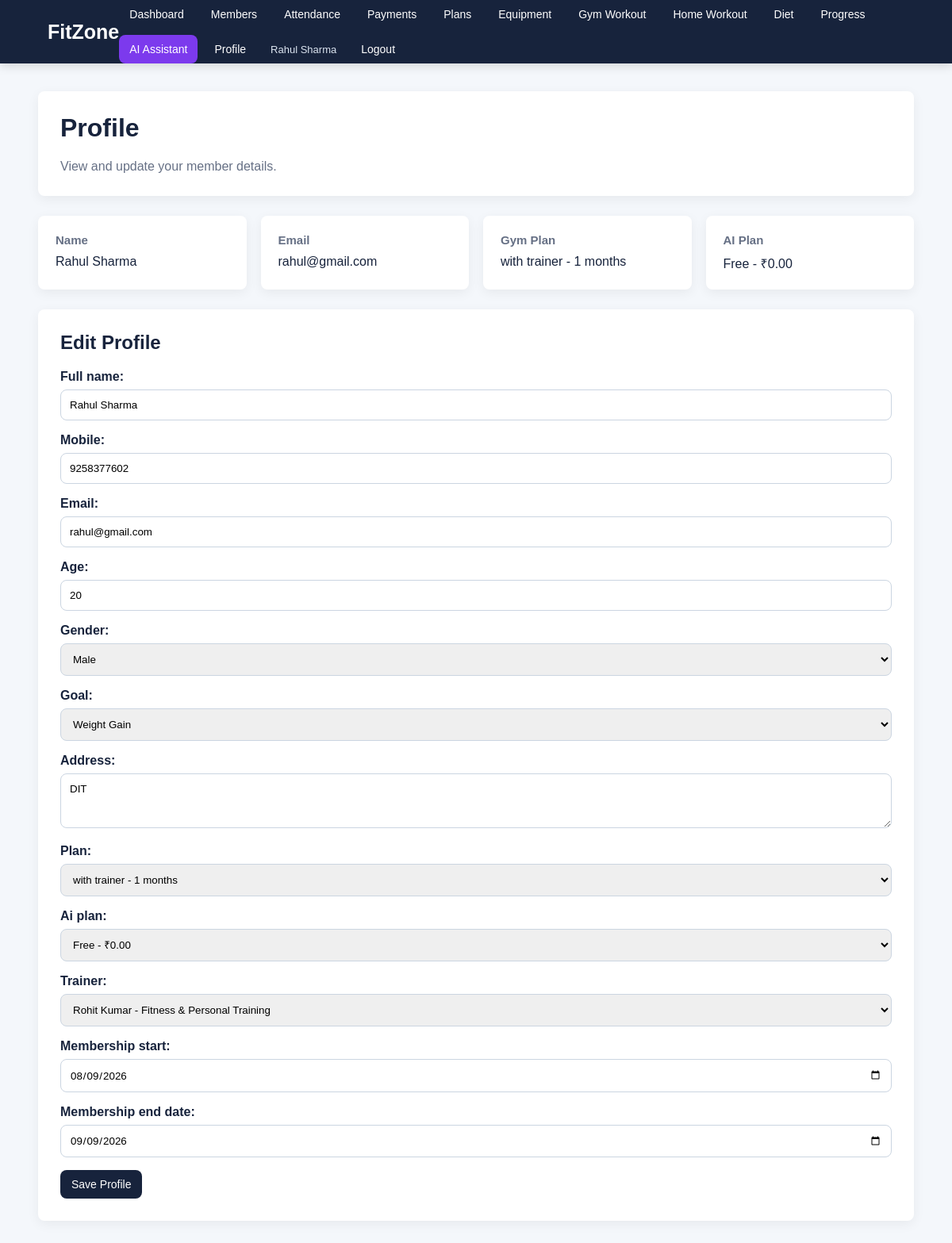
The app's page /profile/ (signed in) with its own data.
### gymapp/models.py (models this page shows, shortened)
class CustomUser(AbstractUser):
    ROLE_CHOICES = [
        ("admin", "Admin"),
        ("member", "Member"),
    ]
    role = models.CharField(
        max_length=20,
        choices=ROLE_CHOICES,
        default="member"
    )

class MemberProfile(models.Model):
    GENDER_CHOICES = [
        ("Male", "Male"),
        ("Female", "Female"),
        ("Other", "Other"),
    ]
    GOAL_CHOICES = [
        ("Weight Gain", "Weight Gain"),
        ("Weight Loss", "Weight Loss"),
        ("Muscle Gain", "Muscle Gain"),
        ("Maintain Weight", "Maintain Weight"),
        ("General Fitness", "General Fitness"),
    ]
    user = models.OneToOneField(
        settings.AUTH_USER_MODEL,
        on_delete=models.CASCADE,
        related_name="member_profile"
    )
    full_name = models.CharField(max_length=100)
    mobile = models.CharField(max_length=15)
    email = models.EmailField(
        blank=True,
        null=True
    )
    age = models.PositiveIntegerField(
        blank=True,
        null=True
    )
    gender = models.CharField(
        max_length=10,
        choices=GENDER_CHOICES,
        blank=True,
        null=True
    )
    goal = models.CharField(
        max_length=30,
        choices=GOAL_CHOICES,
        blank=True
    )
    address = models.TextField(blank=True)
    joining_date = models.DateField(
        default=timezone.now
    )
    plan = models.ForeignKey(
        MembershipPlan,
        on_delete=models.SET_NULL,
        null=True,
        blank=True,
        related_name="members"
    )
    ai_plan = models.ForeignKey(
        AIPlan,
        on_delete=models.SET_NULL,
        null=True,
        blank=True,
        related_name="ai_members"
    )
    trainer = models.ForeignKey(
        Trainer,
        on_delete=models.SET_NULL,
        null=True,
        blank=True,
        related_name="members"
    )
    membership_start = models.DateField(
        null=True,
        blank=True
    )
    membership_end_date = models.DateField(
        null=True,
        blank=True
    )

class MembershipPlan(models.Model):
    name = models.CharField(max_length=100)
    duration_months = models.PositiveIntegerField()
    fee = models.DecimalField(
        max_digits=10,
        decimal_places=2
    )
    description = models.TextField(blank=True)
    def __str__(self):
        return f"{self.name} - {self.duration_months} months"

class AIPlan(models.Model):
    PLAN_CHOICES = [
        ("Free", "Free"),
        ("Premium", "Premium"),
    ]
    name = models.CharField(
        max_length=50,
        choices=PLAN_CHOICES
    )
    price = models.DecimalField(
        max_digits=8,
        decimal_places=2,
        default=0
    )
    description = models.TextField(blank=True)
    duration_months = models.PositiveIntegerField(default=1)
    is_active = models.BooleanField(default=True)
    def __str__(self):
        return f"{self.name} - ₹{self.price}"

### gymapp/views.py (the view)
# urls.py: path("profile/", views.profile, name="profile"),
@login_required
def profile(request):
    member_profile = _profile_for_user(request.user)
    form = ProfileForm(request.POST or None, instance=member_profile)
    if request.method == "POST" and form.is_valid():
        form.save()
        request.user.email = form.cleaned_data.get("email") or ""
        request.user.save(update_fields=["email"])
        messages.success(request, "Profile updated successfully.")
        return redirect("profile")
    return render(request, "profile.html", {"profile": member_profile, "form": form})

### gymapp/forms.py
class ProfileForm(forms.ModelForm):
    class Meta:
        model = MemberProfile
        fields = (
            "full_name",
            "mobile",
            "email",
            "age",
            "gender",
            "goal",
            "address",
            "plan",
            "ai_plan",
            "trainer",
            "membership_start",
            "membership_end_date",
        )
        widgets = {
            "membership_start": forms.DateInput(attrs={"type": "date"}),
            "membership_end_date": forms.DateInput(attrs={"type": "date"}),
            "address": forms.Textarea(attrs={"rows": 3}),
        }

### gymapp/models.py (called while the page is built)
    def __str__(self):
        return f"{self.name} - {self.specialization}"

### gymapp/views.py (called while the page is built)
def _profile_for_user(user):
    if not user.is_authenticated:
        return None
    profile, _created = MemberProfile.objects.get_or_create(
        user=user,
        defaults={
            "full_name": user.get_full_name() or user.username,
            "mobile": "",
            "email": user.email,
        },
    )
    return profile

### templates/profile.html (shortened to what this page needs)
{% extends "base.html" %}
{% block content %}
<div class="page-container">
    <div class="page-header">
        <h1>Profile</h1>
        <p>View and update your member details.</p>
    </div>
    <div class="stats">
        <div class="stat">
            <h3>Name</h3>
            <div>{{ profile.full_name }}</div>
        </div>
        <div class="stat">
            <h3>Email</h3>
            <div>{{ profile.email|default:user.email|default:"-" }}</div>
        </div>
        <div class="stat">
            <h3>Gym Plan</h3>
            <div>{{ profile.plan|default:"-" }}</div>
        </div>
        <div class="stat">
            <h3>AI Plan</h3>
            <div>{{ profile.ai_plan|default:"Free" }}</div>
        </div>
    </div>
    <div class="section">
        <h2>Edit Profile</h2>
        <form method="post">
            {% for field in form %}
                <div class="field">
                    {{ field.label_tag }}
                    {{ field }}
                </div>
            {% endfor %}
            <button type="submit" class="button">Save Profile</button>
        </form>
    </div>
</div>
{% endblock %}

### templates/base.html (shortened to what this page needs)
<!DOCTYPE html>
<html lang="en">
<head>
</head>
<body>
    <nav class="navbar">
        <a href="{% url 'dashboard' %}" class="logo">FitZone</a>
        <div class="nav-links">
            {% if user.is_authenticated %}
                <a href="{% url 'dashboard' %}">Dashboard</a>
                <a href="{% url 'members' %}">Members</a>
                <a href="{% url 'attendance' %}">Attendance</a>
                <a href="{% url 'payments' %}">Payments</a>
                <a href="{% url 'membership_plans' %}">Plans</a>
                <a href="{% url 'equipment' %}">Equipment</a>
                <a href="{% url 'workout' %}">Gym Workout</a>
                <a href="{% url 'home_workout' %}">Home Workout</a>
                <a href="{% url 'diet' %}">Diet</a>
                <a href="{% url 'progress' %}">Progress</a>
                <a href="{% url 'ai_assistant' %}" class="ai-link">AI Assistant</a>
                <a href="{% url 'profile' %}">Profile</a>
                <span class="user-label">{{ user.get_full_name|default:user.username }}</span>
                <form method="post" action="{% url 'logout' %}">
                    <button type="submit" class="logout-button">Logout</button>
                </form>
            {% else %}
                <a href="{% url 'login' %}">Login</a>
                <a href="{% url 'register' %}">Register</a>
            {% endif %}
        </div>
    </nav>
    <div class="content">
        {% block content %}{% endblock %}
    </div>
</body>
</html>

### templates/base.html (style rules this page uses)
* { box-sizing: border-box; }
body { margin: 0; font-family: Arial, sans-serif; background: #f4f7fb; color: #17233c; }
a { color: inherit; text-decoration: none; }
.navbar { background: #17233c; padding: 0 5%; min-height: 70px; display: flex; align-items: center; justify-content: space-between; box-shadow: 0 3px 12px rgba(0, 0, 0, 0.15); }
.logo { color: white; font-size: 25px; font-weight: bold; }
.nav-links { display: flex; gap: 8px; align-items: center; flex-wrap: wrap; }
.nav-links a, .logout-button { color: white; background: transparent; border: 0; padding: 10px 13px; border-radius: 8px; font-size: 14px; font-family: Arial, sans-serif; cursor: pointer; }
.ai-link { background: #7c3aed !important; }
.user-label { color: #dbe4f0; font-size: 13px; padding: 8px 10px; }
.content { min-height: calc(100vh - 70px); }
.page-container { width: 92%; max-width: 1200px; margin: 35px auto; }
.page-header, .section, .card { background: white; padding: 28px; border-radius: 8px; margin-bottom: 25px; box-shadow: 0 4px 15px rgba(0, 0, 0, 0.06); }
.page-header h1, .section h2, .card h2 { margin-top: 0; }
.page-header p { margin-bottom: 0; color: #667085; }
.stats { display: grid; grid-template-columns: repeat(4, 1fr); gap: 18px; margin-bottom: 25px; }
.stat { background: white; padding: 22px; border-radius: 8px; box-shadow: 0 4px 15px rgba(0, 0, 0, 0.06); }
.stat h3 { margin: 0 0 10px; color: #667085; font-size: 15px; }
.button, button.button { display: inline-block; border: 0; border-radius: 8px; background: #17233c; color: white; padding: 10px 14px; font-family: Arial, sans-serif; font-size: 14px; cursor: pointer; }
form .field { margin-bottom: 16px; }
label { display: block; font-weight: bold; margin-bottom: 7px; }
input, select, textarea { width: 100%; padding: 11px; border: 1px solid #cbd5e1; border-radius: 8px; font-family: Arial, sans-serif; }

### records on screen
CustomUser: get_full_name "Rahul Sharma"
MemberProfile: full_name "Rahul Sharma", email "rahul@gmail.com", plan "with trainer - 1 months", ai_plan "Free - ₹0.00", form "Rahul Sharma" "9258377602" "rahul@gmail.com" "20" "Male" "Weight Gain" "DIT" "with trainer - 1 months" "Free - ₹0.00" "Rohit Kumar - Fitness & Personal Training" "08/09/2026" "09/09/2026"

### other values on screen
{{ field.label_tag }} "Full name:" "Mobile:" "Email:" "Age:" "Gender:" "Goal:" "Address:" "Plan:" "Ai plan:" "Trainer:" "Membership start:" "Membership end date:"
